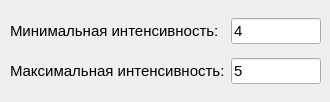
   <widget class="QWidget" name="tab_4">
    <attribute name="title">
     <string>Обработчик 2</string>
    </attribute>
    <widget class="QWidget" name="gridLayoutWidget_12">
     <property name="geometry">
      <rect>
       <x>10</x>
       <y>10</y>
       <width>311</width>
       <height>83</height>
      </rect>
     </property>
     <layout class="QGridLayout" name="gridLayout_14">
      <item row="2" column="0">
       <widget class="QLabel" name="label_b_5">
        <property name="font">
         <font>
          <family>Ubuntu</family>
          <pointsize>11</pointsize>
         </font>
        </property>
        <property name="text">
         <string notr="true">Максимальная интенсивность:</string>
        </property>
       </widget>
      </item>
      <item row="1" column="0">
       <widget class="QLabel" name="label_a_27">
        <property name="font">
         <font>
          <family>Ubuntu</family>
          <pointsize>11</pointsize>
         </font>
        </property>
        <property name="text">
         <string notr="true">Минимальная интенсивность:</string>
        </property>
       </widget>
      </item>
      <item row="1" column="1">
       <widget class="QLineEdit" name="line_edit_min_pm_int_2">
        <property name="font">
         <font>
          <family>Ubuntu</family>
          <pointsize>11</pointsize>
         </font>
        </property>
        <property name="text">
         <string>4</string>
        </property>
       </widget>
      </item>
      <item row="2" column="1">
       <widget class="QLineEdit" name="line_edit_max_pm_int_2">
        <property name="font">
         <font>
          <family>Ubuntu</family>
          <pointsize>11</pointsize>
         </font>
        </property>
        <property name="text">
         <string>5</string>
        </property>
       </widget>
      </item>
     </layout>
    </widget>
   </widget>
